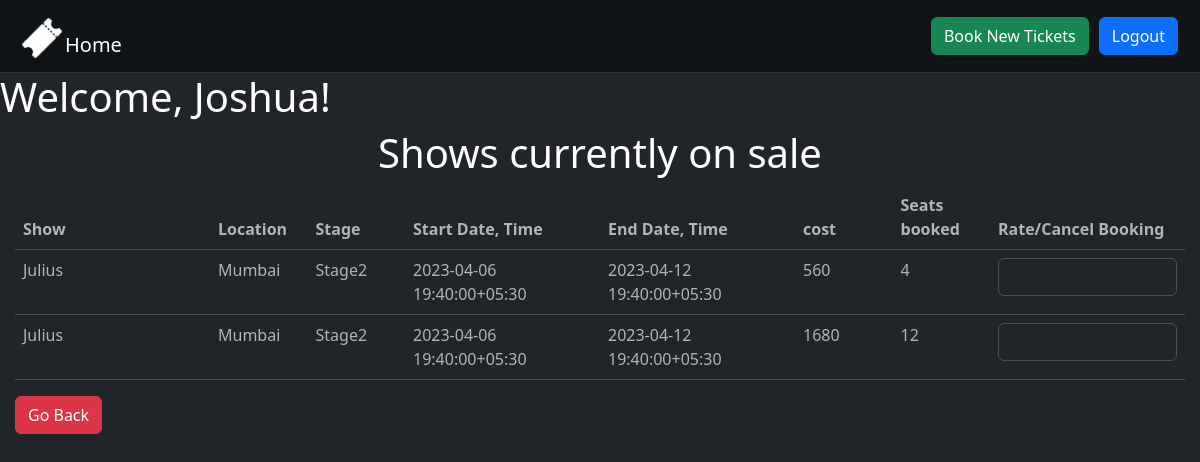
The page /bookedtickets/ (signed in) on the database its author committed.
### models/user.py (models this page shows, shortened)
class User(db.Model, UserMixin):
  __tablename__ = 'user'
  user_id = db.Column(db.Integer, autoincrement=True, primary_key=True, nullable=False)
  username = db.Column(db.String, nullable=False)
  email = db.Column(db.String, unique=True, nullable=False)
  password = db.Column(db.String, nullable=False)
  level = db.Column(db.CHAR, nullable=False)

### models/bookings.py (models this page shows)
class Bookings(db.Model):
  __tablename__ = 'bookings'
  booking_id = db.Column(db.Integer, nullable=False, primary_key=True)
  user_id = db.Column(db.Integer, db.ForeignKey("user.user_id"), nullable=False)
  show_id = db.Column(db.Integer, db.ForeignKey("show.show_id"), nullable=False)
  show = db.Column(db.String, db.ForeignKey('show.show'), nullable=False)
  cost = db.Column(db.Integer, nullable=False)
  tickets = db.Column(db.Integer, nullable=False)
  rating = db.Column(db.Integer, nullable=False)

### models/admin.py (models this page shows)
class Admin(db.Model):
  __tablename__ = 'admin'
  stage_id = db.Column(db.Integer,autoincrement=True, primary_key=True, nullable=False)
  user_id = db.Column(db.Integer, db.ForeignKey("user.user_id"), nullable=False)
  location = db.Column(db.String)
  stage = db.Column(db.String, nullable=False)
  seats = db.Column(db.Integer, nullable=False)

### models/show.py (models this page shows)
class Show(db.Model):
  __tablename__ = 'show'
  user_id = db.Column(db.Integer, db.ForeignKey("user.user_id"), nullable=False)
  stage_id = db.Column(db.Integer, db.ForeignKey("admin.stage_id"), nullable=False)
  show_id = db.Column(db.Integer,autoincrement=True, primary_key=True, nullable=False)
  starttime = db.Column(db.DateTime(timezone=True), nullable=False)
  endtime = db.Column(db.DateTime(timezone=True), nullable=False)
  stage = db.Column(db.String, nullable=False)
  show = db.Column(db.String, nullable=False)
  seats_left = db.Column(db.Integer, nullable=False)
  cost = db.Column(db.Integer, nullable=False)
  tags = db.Column(db.String, nullable=True)

### main.py (the view)
@app.route("/bookedtickets/", methods=['GET', 'POST'])
@login_required
def booked():
  if request.method == 'GET':
    events = db.session.query(Bookings, Show.starttime, Show.endtime, Admin.location, Show.stage).join(Show, Show.show_id == Bookings.show_id, isouter=True).join(Admin, Show.stage_id == Admin.stage_id, isouter=True).filter(Bookings.user_id==current_user.user_id).filter(Bookings.rating==0).all()
    eventsdt=[]
    for Booking,start,end,location,stage in events:
      start = IST.localize(start)
      end = IST.localize(end)
      eventsdt.append((Booking, start, end, location, stage))
    return render_template('booked.html',events=eventsdt,nowt = datetime.now(timezone('Asia/Kolkata')))

### main.py (called while the page is built)
@login_manager.user_loader
def load_user(user_id):
    return User.query.get(int(user_id))

### templates/booked.html (shortened to what this page needs)
<!DOCTYPE html>
<html lang="en" data-bs-theme="dark">
  <head>
     <link rel="stylesheet" href="{{ url_for('static', filename='bootstrap.min.css') }}">
  </head>
    <body>
      <nav class="navbar" style="background-color: #111417; border-bottom: 1px solid #303539;" >
      <div class="container-fluid">
        <ul class="navbar justify-content-start">
          <li>
            <a class="nav-link justify-content-start fs-5" style="position:absolute; left:10px; top:10px; padding:0px; margin:0px; color:white;" href="{{url_for('Dashboard')}}">
              <img src="{{ url_for('static', filename='ticket-48.png') }}" width="40" height="40" style="border-width:0px;"></img>
            </a>
            <a class="nav-link justify-content-start fs-5" style="position:absolute; left:53px; top:22px; padding:0px; margin:0px; color:white;" href="{{url_for('Dashboard')}}">
              Home
            </a>
          </li>
        </ul>
        <ul class="navbar justify-content-end" style="list-style-type: none; padding:0px; margin:0px;">
          <li style="padding-right:10px;">
            <a href="{{ url_for('Dashboard') }}" type="button" id="booked" class="btn btn-success end">Book New Tickets</a>
          </li>
          <li style="padding-right:10px;">
            <a href="{{ url_for('logout') }}" type="button" id="logout_btn" class="btn btn-primary end" onclick="return confirm('Do you want to logout.')">Logout</a>
          </li>
        </ul>
      </div>
    </nav>
    <div>
      <h1 class="display-7">Welcome, {{ current_user.username }}!</h1>
      <div id="shows">
        <h1 id="title_card" class="display-7">Shows currently on sale</h1>
        <div class="table-responsive">
          <table class="table">
            <thead>
              <tr>
                <th class="col-2">Show</th>
                <th class="col-1">Location</th>
                <th class="col-1">Stage</th>
                <th class="col-2">Start Date, Time</th>
                <th class="col-2">End Date, Time</th>
                <th class="col-1">cost</th>
                <th class="col-1">Seats booked</th>
                <th>Rate/Cancel Booking</th>
              </tr>
            </thead>
            <tbody>
            {% for Booking,start,end,location,stage in events %}
              <tr>
                <td>{{Booking.show}}</td>
                <td>{{location}}</td>
                <td>{{stage}}</td>
                <td>{{start}}</td>
                <td>{{end}}</td>
                <td>{{Booking.cost}}</td>
                <td>{{Booking.tickets}}</td>
                {%if end<nowt %}
                <td>
                  <form action="{{ url_for('rating', booking_id=Booking.booking_id) }}"method="POST">
                    <select class="form-control" id="ratingfilter" name="ratingfilter" onchange="this.form.submit()">
                      <option hidden disabled selected value></option>
                      <option value="1">1 Star</option>
                    </select>
                  </form>
                </td>
                {%endif%}
              {% endfor %}
              </tr>
            </tbody>
          </table>
          <a href="{{ url_for('Dashboard') }}" type="button" id="bookedn" class="btn btn-danger end">Go Back</a>
        </div>
      </div>
    </div>
  </body>
</html>

### templates/booked.html (style rules this page uses)
#title_card { position: static; text-align: center; font-weight:200; }
#shows { position: absolute; left: 15px; right: 15px; margin: auto; }

### rows shown on the page
User: username "Joshua"
Bookings: show "Julius", location "Mumbai", stage "Stage2", start "2023-04-06 19:40:00+05:30", end "2023-04-12 19:40:00+05:30", cost "560", tickets "4"
Bookings: show "Julius", location "Mumbai", stage "Stage2", start "2023-04-06 19:40:00+05:30", end "2023-04-12 19:40:00+05:30", cost "1680", tickets "12"
